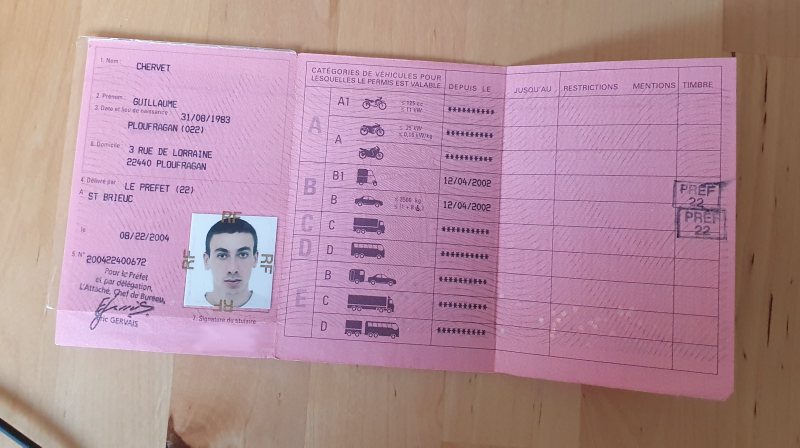
#> input picture 1-introduction/sample_anonyme.png, 1600 x 895 px (shown at 1/2 size)
$ python 5_image_crop.py
#> lines starting #> are read from the running program, lines starting #| are printed output that depends on the picture
import cv2

img = cv2.imread('./sample_anonyme.png') #BGR
#> img is the input picture: shape (895, 1600, 3); mean B, G, R 153.6, 140.8, 177.8

img_cropped = img[0:400, 0:800]
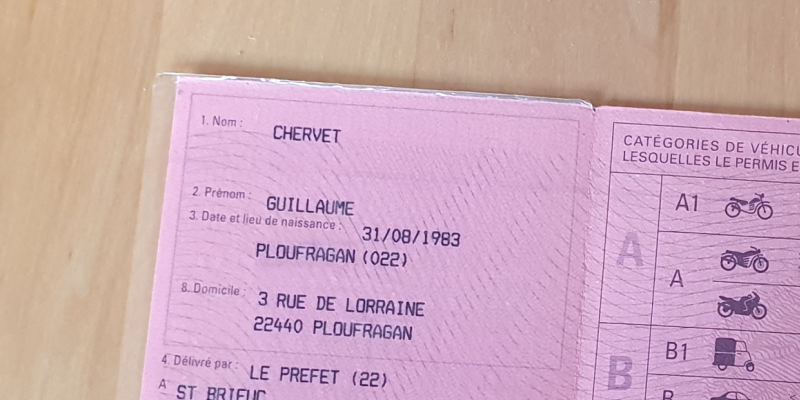
#> img_cropped: shape (400, 800, 3); mean B, G, R 185, 170.1, 206.3
cv2.imshow("sample-cropped", img_cropped)
cv2.imshow("orginal", img)
cv2.waitKey()
cv2.destroyAllWindows()
